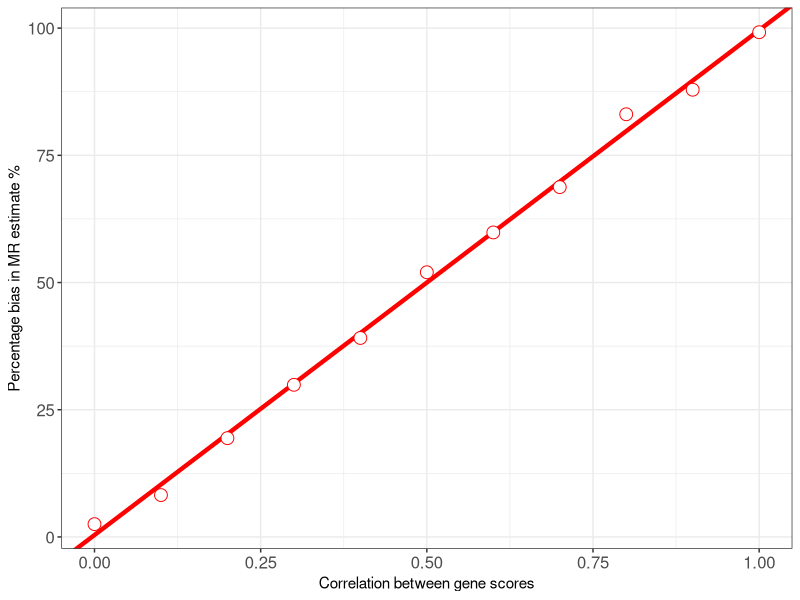

Generate this figure with R:
#Exploring SNPs score simulation
#After http://www.r-bloggers.com/instrumental-variables-simulation/

#Set working directory
setwd("Z:/Data/Fotios/Simulation")

#Load used libraries
library(MASS)
library(ggplot2)

mr_corr_sim<-function(n_sample,score_corr,met_corr){
  
  #Generate x1 (metabolite 1) and x2 (Metabolite 2)
  x1StarAndx2Star <- mvrnorm(n_sample, c(20, 15), matrix(c(1, met_corr, met_corr, 1), 2, 2))
  
  #Summary of generated metabolites
  summary(x1StarAndx2Star)
  
  #Define the two metabolites
  x1Star <- x1StarAndx2Star[, 1]
  x2Star <- x1StarAndx2Star[, 2]
  
  #Generate scores
  z1Andz2 <- mvrnorm(n_sample, c(1, 1), matrix(c(1, score_corr, score_corr, 1), 2, 2))
  
  #Generate genetic scores z1 and z2 
  z1<-z1Andz2[,1]
  z2<-z1Andz2[,2]
  
  #Generate x1 and x2
  x1 <- x1Star+z1
  x2 <- x2Star+z2
  
  #Tesing the correlations
  #cor(x1Star,x2Star)
  #cor(x1,x2)
  #cor(x1,z2)
  #cor(x2,z1)
  #cor(z1,z2)
  
  #Generate the risk factor
  y<-1+x1+x2+rnorm(n_sample, 0, 0.5)
  
  #Estimate full model
  full<-lm(y ~ x1 + x2)
  full_x1<-full$coefficients[2]
  
  #Estimate model without x2
  single<-lm(y ~ x1)
  single_x1<-single$coefficients[2]
  
  #Run IV two-stage IV
  x1Hat <- lm(x1 ~ z1)$fitted.values
  mrx1<-lm(y ~ x1Hat)
  mrx1_x1<-mrx1$coefficients[2]
  
  #Build result list
  out_list<-list(n_sample,score_corr,met_corr,full_x1,single_x1,mrx1_x1)
  
  #Retun list
  return(out_list)
}

#Test run
#mr_corr_sim(1000,0,0.5)

#Values to be considered
values_cons<-seq(0,1,0.1)

#Initialise matrix
mr_score_corr<-matrix(NA, nrow = length(values_cons), ncol = 6)

#Loop though values
for(i in 1:length(values_cons)){
  #Run mr_corr_sim function
  mr_score_corr[i,]<-unlist(mr_corr_sim(10000,values_cons[i],0.5))
  
}

#Results to dataframe
mr_score_dat<-as.data.frame(mr_score_corr)

#Name columns
names(mr_score_dat)<-c("N_of_sample","Gen_score_corr","Met_corr","Full_model","One_var_model","MR_model")

#Generate difference bwetween true and MR estimates
mr_score_dat$True_MR_per<-100*(-mr_score_dat$Full_model+mr_score_dat$MR_model)/mr_score_dat$Full_model

#Model between score correlation and bias oercentage
bias_mode<-lm(mr_score_dat$True_MR_per ~ mr_score_dat$Gen_score_corr)

# Add points
ggplot(data=mr_score_dat, aes(x=Gen_score_corr, y=True_MR_per, group=1)) +
  geom_abline(intercept = coef(bias_mode)[1], slope = coef(bias_mode)[2],
              colour="red", linetype="solid", size=1.5) +
  geom_point(colour="red", size=4, shape=21, fill="white") +
  labs(x = "Correlation between gene scores",
       y = "Percentage bias in MR estimate %") +
  theme_bw() +
  theme(axis.text = element_text(size=12))






